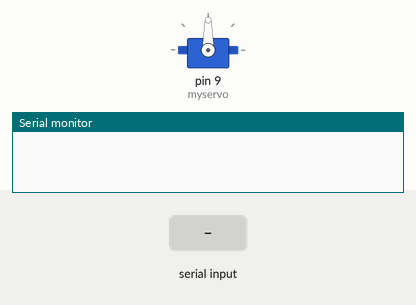
Recording of a sketch running on a simulated Arduino Uno, built with avr-gcc and run on an emulated ATmega328P. Shown: servo, the last lines printed to the serial monitor. Inputs (shaded band) come from the test bench.

Above: at 1.2 s.
1.3 s: "1" received over Serial
At 1.9 s:
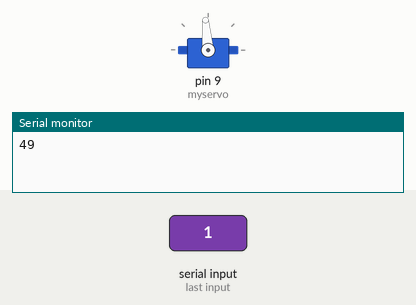
2.8 s: "1" received over Serial
At 4.5 s:
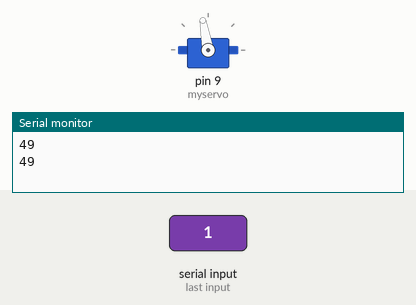
4.8 s: "0" received over Serial
At 6.1 s:
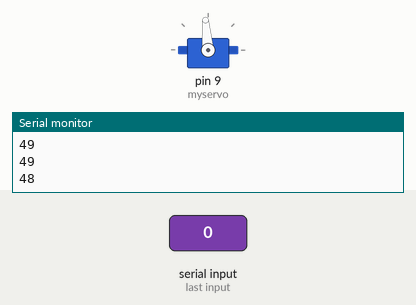
Timing chart, 0 to 7.8 s (numbered marks = the images above; inputs shaded):
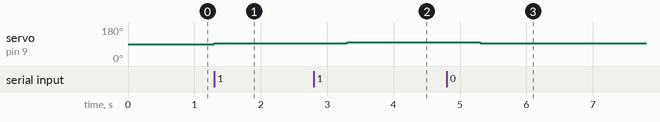

Measured:
- after the input at 1.3 s, servo on pin 9 (myservo): 90° → 95° at once
- after the input at 2.8 s, servo on pin 9 (myservo): 95° → 100° after 0.50 s
- after the input at 4.8 s, servo on pin 9 (myservo): 100° → 95° after 0.50 s

The sketch:

servo.ino
```cpp
#include <Servo.h>

Servo myservo;

void setup(){
    Serial.begin(9600);
    myservo.attach(9);
}

int pos = 90;

void loop(){

  if(myservo.read() != pos){
    myservo.write(pos);
    delay(2000);
  }
      if( Serial.available() ){
          byte empfang = Serial.read();
          if(empfang == 49){
            pos = pos + 5;
            Serial.println(empfang,DEC);
          }else if(empfang == 48){
            pos = pos - 5;
            Serial.println(empfang,DEC);
          }
          //
      }
}
```
